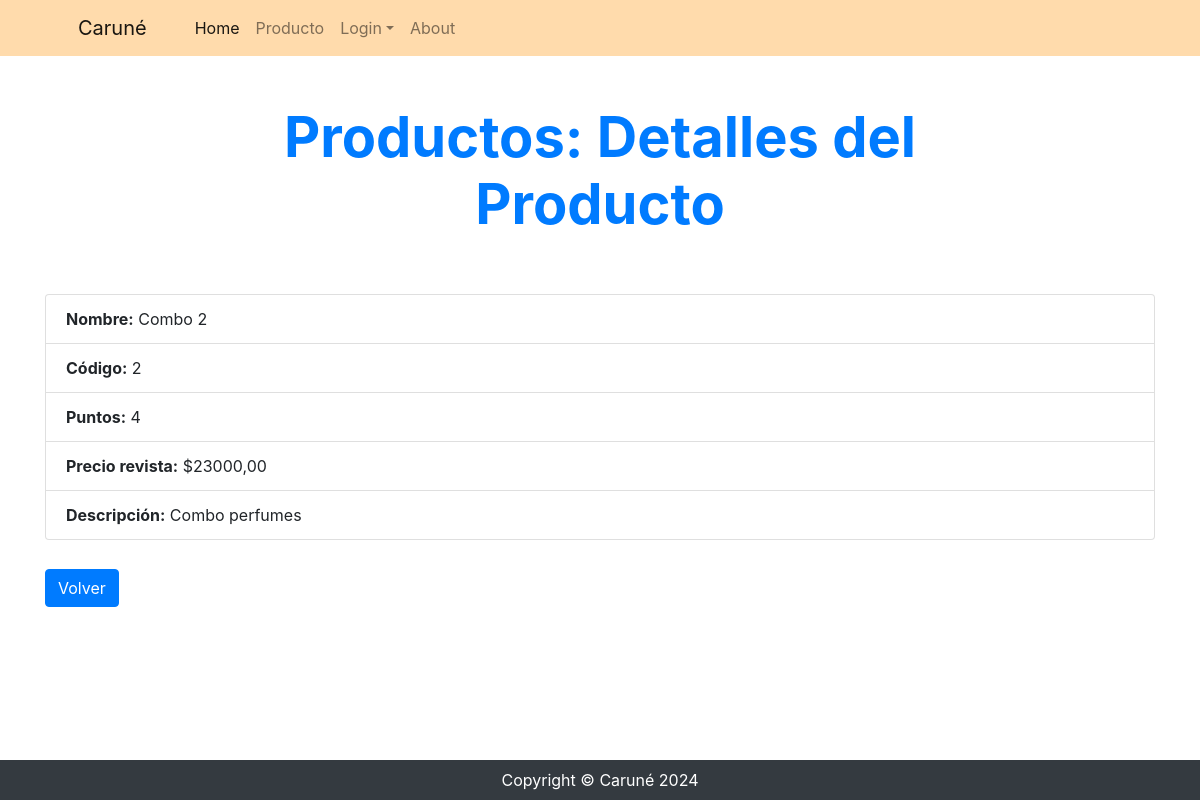
/producto/productocategoria/detail/12, run on the app's committed database.
### producto/models.py (models this page shows, shortened)
class ProductoCategoria(models.Model):
    nombre = models.CharField(max_length=100, unique=True)
    codigo = models.PositiveIntegerField(null=False, blank=False, unique=True, default=1, verbose_name="código")
    puntos = models.PositiveIntegerField(blank=True, default=1)
    descripcion = models.CharField(max_length=300, null=True, blank=True, verbose_name="descripción")
    fecha = models.DateTimeField(auto_now=True, null=True, blank=True, editable=False, verbose_name= "Última actualización")
    precio_revista = models.DecimalField(max_digits=300, decimal_places=2, default=Decimal('0.00'))
    foto_producto = models.ImageField(upload_to="productos", null=True, blank=True)
    class Meta:
        verbose_name = "Categoría de productos"
        verbose_name_plural = "Categorías de productos"

### producto/views.py (the view)
# urls.py: path("productocategoria/detail/<int:pk>", views.ProductoCategoriaDetail.as_view(), name="productocategoria_detail"),
class ProductoCategoriaDetail(DetailView):
    model = models.ProductoCategoria

### producto/templates/producto/productocategoria_detail.html
{% extends 'core/base.html' %}
{% block titulo %}
    {% include 'core/components/titulo1.html' with titulo="Productos: Detalles del Producto"%}
{% endblock titulo %}
{% block contenido %}
<div class="container mt-4">
    <ul class="list-group">
        <li class="list-group-item">
            <strong>Nombre:</strong> {{ object.nombre }}
        </li>
        <li class="list-group-item">
            <strong>Código:</strong> {{ object.codigo }}
        </li>
        <li class="list-group-item">
            <strong>Puntos:</strong> {{ object.puntos }}
        </li>
        <li class="list-group-item">
            <strong>Precio revista:</strong> ${{ object.precio_revista }}
        </li>
        <li class="list-group-item">
            <strong>Descripción:</strong> {{ object.descripcion }}
        </li>
    </ul>
    <div class="fs-3 pb-4 mt-4">
        <a href="{% url 'producto:productocategoria_list' %}" class="btn btn-primary">Volver</a>
    </div>
</div>
{% endblock contenido %}

### data on the page
ProductoCategoria: nombre "Combo 2", codigo "2", puntos "4", precio_revista "23000,00", descripcion "Combo perfumes"

### other printed values
{{ titulo }} "Productos: Detalles del Producto"
